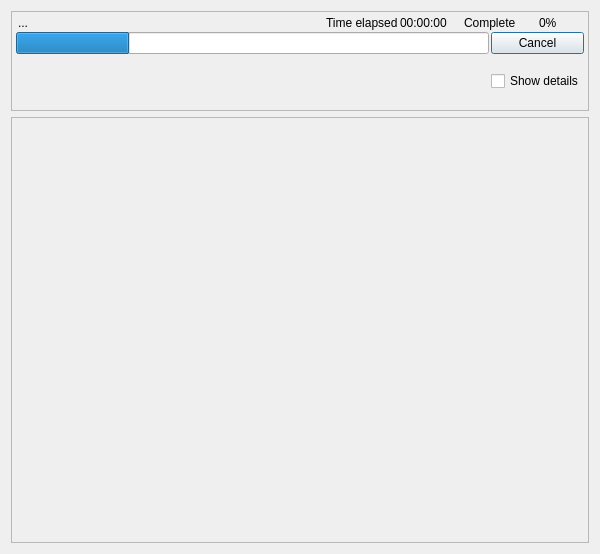
<ui version="4.0" >
 <class>TTProgressForm</class>
 <widget class="QDialog" name="TTProgressForm" >
  <property name="geometry" >
   <rect>
    <x>0</x>
    <y>0</y>
    <width>600</width>
    <height>554</height>
   </rect>
  </property>
  <property name="sizePolicy" >
   <sizepolicy vsizetype="Preferred" hsizetype="Preferred" >
    <horstretch>0</horstretch>
    <verstretch>0</verstretch>
   </sizepolicy>
  </property>
  <property name="minimumSize" >
   <size>
    <width>480</width>
    <height>100</height>
   </size>
  </property>
  <property name="windowTitle" >
   <string>Progress Info</string>
  </property>
  <layout class="QGridLayout" name="gridLayout_2" >
   <item row="0" column="0" >
    <widget class="QFrame" name="frame" >
     <property name="minimumSize" >
      <size>
       <width>0</width>
       <height>100</height>
      </size>
     </property>
     <property name="maximumSize" >
      <size>
       <width>16777215</width>
       <height>100</height>
      </size>
     </property>
     <property name="frameShape" >
      <enum>QFrame::StyledPanel</enum>
     </property>
     <property name="frameShadow" >
      <enum>QFrame::Raised</enum>
     </property>
     <layout class="QGridLayout" name="gridLayout" >
      <property name="margin" >
       <number>4</number>
      </property>
      <property name="spacing" >
       <number>2</number>
      </property>
      <item row="0" column="1" >
       <widget class="QLabel" name="actionString" >
        <property name="sizePolicy" >
         <sizepolicy vsizetype="Fixed" hsizetype="Preferred" >
          <horstretch>2</horstretch>
          <verstretch>0</verstretch>
         </sizepolicy>
        </property>
        <property name="minimumSize" >
         <size>
          <width>100</width>
          <height>0</height>
         </size>
        </property>
        <property name="maximumSize" >
         <size>
          <width>16777215</width>
          <height>20</height>
         </size>
        </property>
        <property name="text" >
         <string>...</string>
        </property>
       </widget>
      </item>
      <item row="0" column="2" >
       <widget class="QLabel" name="laElapsedTime" >
        <property name="sizePolicy" >
         <sizepolicy vsizetype="Fixed" hsizetype="Preferred" >
          <horstretch>0</horstretch>
          <verstretch>0</verstretch>
         </sizepolicy>
        </property>
        <property name="text" >
         <string>Time elapsed</string>
        </property>
       </widget>
      </item>
      <item row="0" column="3" >
       <widget class="QLabel" name="elapsedTimeString" >
        <property name="sizePolicy" >
         <sizepolicy vsizetype="Fixed" hsizetype="Preferred" >
          <horstretch>0</horstretch>
          <verstretch>0</verstretch>
         </sizepolicy>
        </property>
        <property name="text" >
         <string>00:00:00</string>
        </property>
       </widget>
      </item>
      <item row="0" column="4" >
       <spacer>
        <property name="orientation" >
         <enum>Qt::Horizontal</enum>
        </property>
        <property name="sizeHint" stdset="0" >
         <size>
          <width>13</width>
          <height>14</height>
         </size>
        </property>
       </spacer>
      </item>
      <item row="0" column="5" colspan="2" >
       <widget class="QLabel" name="laPercentages" >
        <property name="sizePolicy" >
         <sizepolicy vsizetype="Fixed" hsizetype="Preferred" >
          <horstretch>0</horstretch>
          <verstretch>0</verstretch>
         </sizepolicy>
        </property>
        <property name="text" >
         <string>Complete</string>
        </property>
       </widget>
      </item>
      <item row="0" column="7" >
       <widget class="QLabel" name="percentageString" >
        <property name="sizePolicy" >
         <sizepolicy vsizetype="Minimum" hsizetype="Preferred" >
          <horstretch>0</horstretch>
          <verstretch>0</verstretch>
         </sizepolicy>
        </property>
        <property name="text" >
         <string>0%</string>
        </property>
       </widget>
      </item>
      <item row="1" column="0" colspan="6" >
       <widget class="QProgressBar" name="progressBar" >
        <property name="value" >
         <number>24</number>
        </property>
        <property name="textVisible" >
         <bool>false</bool>
        </property>
       </widget>
      </item>
      <item row="1" column="6" colspan="2" >
       <widget class="QPushButton" name="pbCancel" >
        <property name="sizePolicy" >
         <sizepolicy vsizetype="Minimum" hsizetype="Minimum" >
          <horstretch>0</horstretch>
          <verstretch>0</verstretch>
         </sizepolicy>
        </property>
        <property name="text" >
         <string>Cancel</string>
        </property>
       </widget>
      </item>
      <item row="2" column="0" colspan="6" >
       <spacer name="horizontalSpacer" >
        <property name="orientation" >
         <enum>Qt::Horizontal</enum>
        </property>
        <property name="sizeHint" stdset="0" >
         <size>
          <width>471</width>
          <height>31</height>
         </size>
        </property>
       </spacer>
      </item>
      <item row="2" column="6" colspan="2" >
       <widget class="QCheckBox" name="cbDetails" >
        <property name="sizePolicy" >
         <sizepolicy vsizetype="Minimum" hsizetype="Minimum" >
          <horstretch>0</horstretch>
          <verstretch>0</verstretch>
         </sizepolicy>
        </property>
        <property name="text" >
         <string>Show details</string>
        </property>
       </widget>
      </item>
     </layout>
    </widget>
   </item>
   <item row="1" column="0" >
    <widget class="QScrollArea" name="scrollArea" >
     <property name="widgetResizable" >
      <bool>true</bool>
     </property>
     <property name="alignment" >
      <set>Qt::AlignLeading|Qt::AlignLeft|Qt::AlignTop</set>
     </property>
     <widget class="QWidget" name="scrollAreaWidgetContents" >
      <property name="geometry" >
       <rect>
        <x>0</x>
        <y>0</y>
        <width>578</width>
        <height>421</height>
       </rect>
      </property>
      <layout class="QGridLayout" name="gridLayout_4" >
       <item row="0" column="0" >
        <layout class="QVBoxLayout" name="verticalLayout" />
       </item>
       <item row="1" column="0" >
        <spacer name="verticalSpacer" >
         <property name="orientation" >
          <enum>Qt::Vertical</enum>
         </property>
         <property name="sizeHint" stdset="0" >
          <size>
           <width>20</width>
           <height>392</height>
          </size>
         </property>
        </spacer>
       </item>
      </layout>
     </widget>
    </widget>
   </item>
  </layout>
 </widget>
 <resources/>
 <connections/>
</ui>
